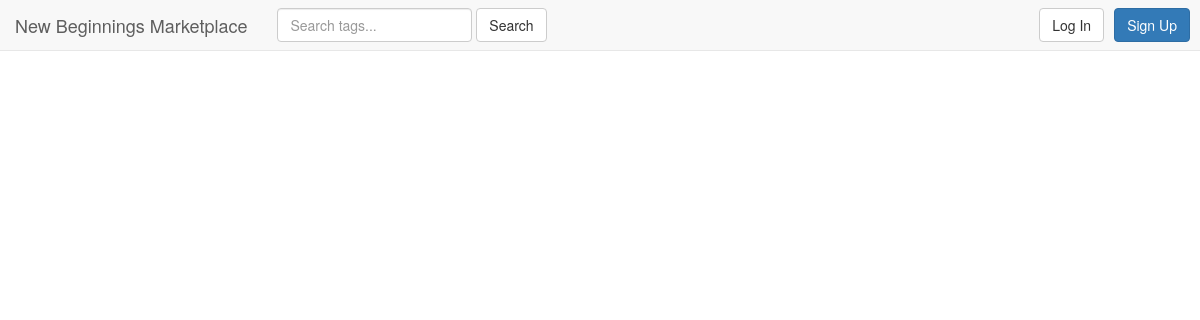
Before: /results/type/Academic/ with the older database file.
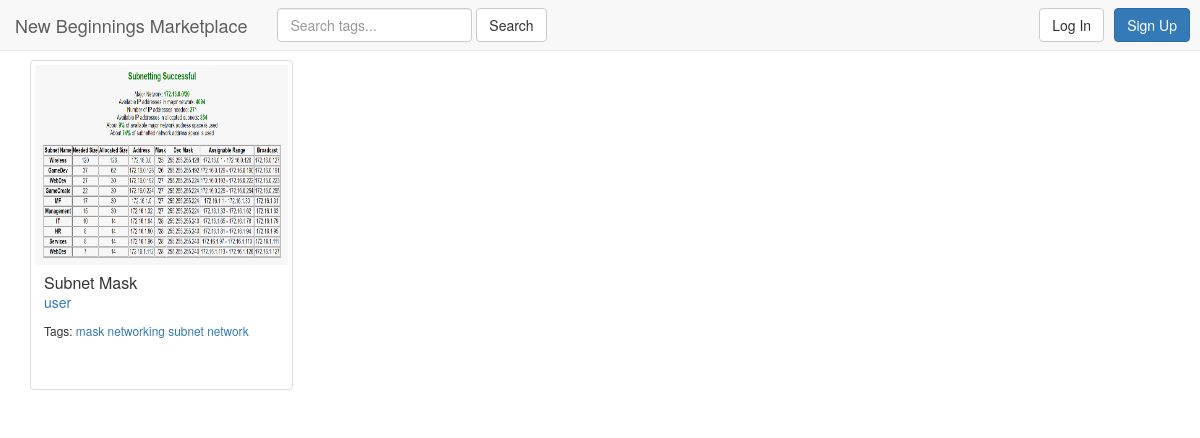
After: the same page with the newer database file.
### marketplace/models.py (models this page shows, shortened)
class Post(models.Model):
    user = models.ForeignKey(User, on_delete=models.CASCADE)
    image = models.ImageField(upload_to='marketplace/static/marketplace/img/', blank=True, default='marketplace/static/marketplace/img/def/default.png')
    name = models.CharField(max_length=25)
    condition = models.CharField(max_length=50)
    quantity = models.PositiveIntegerField(default=1, validators=[MinValueValidator(1)])
    CHOICES = (
        ('Academic', 'Academic'),
        ('Office', 'Office'),
    )
    type = models.CharField(max_length=8, choices=CHOICES)
    course = models.CharField(max_length=20, blank=True)
    tags = TaggableManager(blank=True)

### marketplace/views.py (the view)
# urls.py: url(r'^results/type/(?P<type_name>\w+)/$', views.typeresults, name='typeresults'),
def typeresults(request, type_name):
    postobj = Post.objects.filter(type=type_name)
    return render(request, 'marketplace/results.html', {'post': postobj})

### marketplace/templates/marketplace/results.html (shortened to what this page needs)
{% extends 'marketplace/includes/header.html' %}
{% block body %}
    <div class="container">
        <div class="row">
            {% for p in post %}
                <div class="col-sm-6 col-md-3">
                        <div class="thumbnail">
                            <a data-toggle="modal" data-target="#postModal{{ p.id }}" href="javascript:void(0);"><img src="{{ p.image.url }}" style="height:200px;"></a>
                            <div class="caption" style="height: 120px;">
                                <h3 class="panel-title"><a data-toggle="modal" data-target="#postModal{{ p.id }}" href="javascript:void(0);">{{ p.name }}</a></h3>
                                <p><a href="{% url 'marketplace:userdetails' p.user.id %}">
                                    {{ p.user }}
                                </a></p>
                                <p><small>Tags:
                                    {% for t in p.tags.all %}
                                        <a href="{% url 'marketplace:tagresults' t.name %}">{{ t.name }}</a>
                                    {% endfor %}
                                </small></p>
                            </div>
                        </div>
                    </div>
            {% endfor %}
        </div>
    </div>
{% endblock %}

### marketplace/templates/marketplace/includes/header.html (shortened to what this page needs)
{% load staticfiles %}
<head>
    {% block head %}
        <link type="text/css" rel="stylesheet" href="{% static "marketplace/css/bootstrap.min.css" %}"/>
        <link type="text/css" rel="stylesheet" href="{% static "marketplace/css/edited.css" %}"/>
    {% endblock %}
</head>
{% block header %}
    <nav class="navbar navbar-default navbar-fixed-top">
        <div class="container-fluid">
            <div class="navbar-header">
                {% block navtitle %}
                    <a class="navbar-brand" href="{% url 'marketplace:index' %}">New Beginnings Marketplace</a>
                {% endblock %}
            </div>
            <div class="collapse navbar-collapse" id="bs-example-navbar-collapse-1">
                <form class="navbar-form navbar-left" method="get">
                    <div class="form-group">
                        <input type="text" class="form-control" name="query" value = "{{ request.GET.query }}" placeholder="Search tags...">
                    </div>
                    <button type="submit" class="btn btn-default">Search</button>
                </form>
                {% if not user.is_authenticated %}
                    <ul id="navforms" class="nav navbar-nav navbar-right">
                        <li><button data-toggle="modal" data-target="#loginModal" class="btn btn-default navbar-btn" style="margin-right:10px;">Log In</button></li>
                        <li><button data-toggle="modal" data-target="#signupModal" class="btn btn-primary navbar-btn" style="margin-right:10px;">Sign Up</button></li>
                    </ul>
                {% endif %}
            </div>
        </div>
    </nav>
{% endblock %}
{% block body %}{% endblock %}

Changed rows visible on the page:
added Post: image (picture), name "Subnet Mask", user "user"
added Tag: name "mask"
added Tag: name "networking"
added Tag: name "subnet"
added Tag: name "network"
